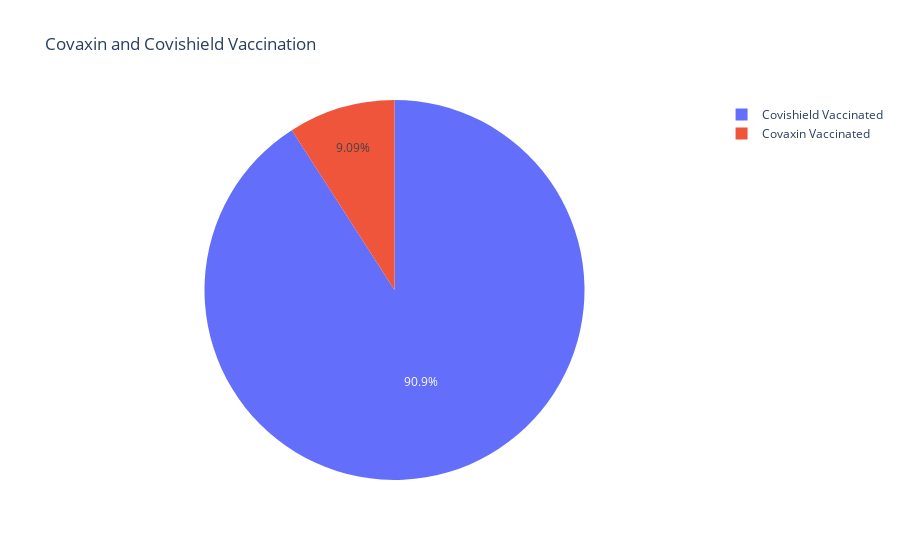

Source (notebook cell):
### Code cell
Covaxin = df_vaccine["Total Covaxin Administered"].sum() 
Covishield = df_vaccine["Total CoviShield Administered"].sum()  
px.pie(names=["Covaxin Vaccinated","Covishield Vaccinated"],values=[Covaxin,Covishield],title="Covaxin and Covishield Vaccination")

### Figure 1 — Plotly figure (JSON) as saved in the notebook; plotly's stock layout.template omitted (floating-point values rounded to 4 significant figures)
{"data": [{"domain": {"x": [0, 1], "y": [0, 1]}, "hovertemplate": "label=%{label}<br>value=%{value}<extra></extra>", "labels": ["Covaxin Vaccinated", "Covishield Vaccinated"], "legendgroup": "", "name": "", "showlegend": true, "type": "pie", "values": [1112677821, 11130235154]}], "layout": {"legend": {"tracegroupgap": 0}, "title": {"text": "Covaxin and Covishield Vaccination"}}}
